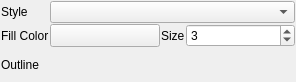
<?xml version="1.0" encoding="UTF-8"?>
<ui version="4.0">
 <class>DAChartSymbolEditWidget</class>
 <widget class="QWidget" name="DAChartSymbolEditWidget">
  <property name="geometry">
   <rect>
    <x>0</x>
    <y>0</y>
    <width>296</width>
    <height>82</height>
   </rect>
  </property>
  <property name="sizePolicy">
   <sizepolicy hsizetype="Preferred" vsizetype="Maximum">
    <horstretch>0</horstretch>
    <verstretch>0</verstretch>
   </sizepolicy>
  </property>
  <property name="minimumSize">
   <size>
    <width>0</width>
    <height>68</height>
   </size>
  </property>
  <property name="windowTitle">
   <string>Chart Symbol Edit</string>
  </property>
  <layout class="QGridLayout" name="gridLayout">
   <property name="leftMargin">
    <number>1</number>
   </property>
   <property name="topMargin">
    <number>1</number>
   </property>
   <property name="rightMargin">
    <number>1</number>
   </property>
   <property name="bottomMargin">
    <number>1</number>
   </property>
   <property name="spacing">
    <number>1</number>
   </property>
   <item row="1" column="1" colspan="3">
    <widget class="DA::DAChartSymbolComboBox" name="comboBoxSymbolStyle"/>
   </item>
   <item row="3" column="0">
    <widget class="QLabel" name="label_2">
     <property name="text">
      <string>Fill Color</string>
     </property>
    </widget>
   </item>
   <item row="3" column="3">
    <widget class="QSpinBox" name="spinBoxSize">
     <property name="sizePolicy">
      <sizepolicy hsizetype="Expanding" vsizetype="Fixed">
       <horstretch>0</horstretch>
       <verstretch>0</verstretch>
      </sizepolicy>
     </property>
     <property name="minimum">
      <number>1</number>
     </property>
     <property name="maximum">
      <number>300</number>
     </property>
     <property name="value">
      <number>3</number>
     </property>
    </widget>
   </item>
   <item row="3" column="1">
    <widget class="DA::DAColorPickerButton" name="pushButtonColor">
     <property name="sizePolicy">
      <sizepolicy hsizetype="Expanding" vsizetype="Fixed">
       <horstretch>0</horstretch>
       <verstretch>0</verstretch>
      </sizepolicy>
     </property>
     <property name="text">
      <string/>
     </property>
    </widget>
   </item>
   <item row="1" column="0">
    <widget class="QLabel" name="label_3">
     <property name="text">
      <string>Style</string>
     </property>
    </widget>
   </item>
   <item row="3" column="2">
    <widget class="QLabel" name="label">
     <property name="text">
      <string>Size</string>
     </property>
    </widget>
   </item>
   <item row="4" column="0">
    <widget class="QLabel" name="label_4">
     <property name="text">
      <string>Outline</string>
     </property>
    </widget>
   </item>
   <item row="4" column="1" colspan="3">
    <widget class="DA::DAPenEditWidget" name="penEditWidget" native="true">
     <property name="sizePolicy">
      <sizepolicy hsizetype="Preferred" vsizetype="Preferred">
       <horstretch>0</horstretch>
       <verstretch>0</verstretch>
      </sizepolicy>
     </property>
     <property name="minimumSize">
      <size>
       <width>20</width>
       <height>20</height>
      </size>
     </property>
    </widget>
   </item>
  </layout>
 </widget>
 <customwidgets>
  <customwidget>
   <class>DA::DAPenEditWidget</class>
   <extends>QWidget</extends>
   <header>DAPenEditWidget.h</header>
   <container>1</container>
  </customwidget>
  <customwidget>
   <class>DA::DAColorPickerButton</class>
   <extends>QToolButton</extends>
   <header>DAColorPickerButton.h</header>
  </customwidget>
  <customwidget>
   <class>DA::DAChartSymbolComboBox</class>
   <extends>QComboBox</extends>
   <header>Chart/Setting/DAChartSymbolComboBox.h</header>
  </customwidget>
 </customwidgets>
 <resources/>
 <connections/>
</ui>
